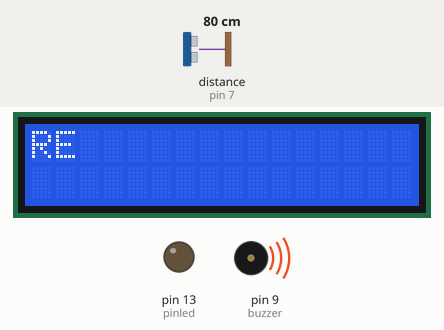
Recording of a sketch running on a simulated Arduino Uno, built with avr-gcc and run on an emulated ATmega328P. Parts: 16×2 character LCD, output pins drawn as LEDs (lit = HIGH), buzzer (waves = sounding). Wiring (inferred from the names in the program): ultrasonic range finder: trigger pin 6; echo pin 7. Inputs (shaded band) come from the test bench; at power-on: distance to the obstacle (sensor on pin 7) 80 cm. The echo pulse lasts 58.3 µs per cm; pins used as bus, display or sensor lines are not drawn; what the sketch prints to the serial monitor is not drawn.

Above: at 1.2 s.
1.3 s: distance to the obstacle (sensor on pin 7) set to 2 cm
At 1.81 s:
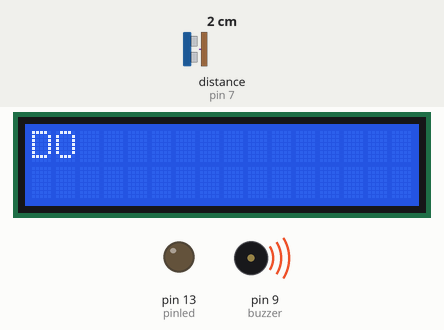
4.3 s: distance to the obstacle (sensor on pin 7) set to 4 cm
5.8 s: distance to the obstacle (sensor on pin 7) set to 120 cm
At 7.0 s:
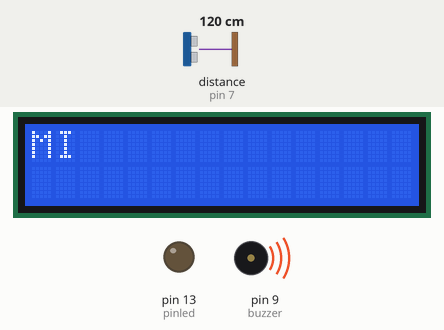
7.6 s: distance to the obstacle (sensor on pin 7) set to 250 cm
At 9.0 s:
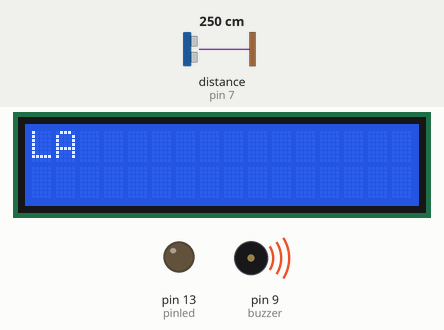
9.3 s: distance to the obstacle (sensor on pin 7) set to 299 cm
At 10.8 s:
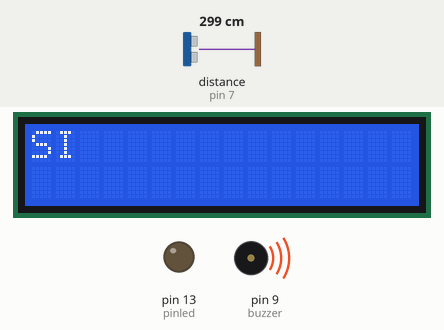
11.1 s: distance to the obstacle (sensor on pin 7) set to 187 cm
At 11.9 s:
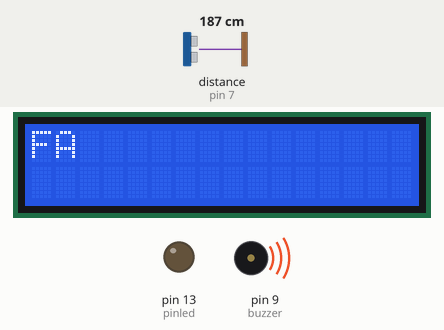
Timing chart, 0 to 13.8 s (numbered marks = the images above; inputs shaded):
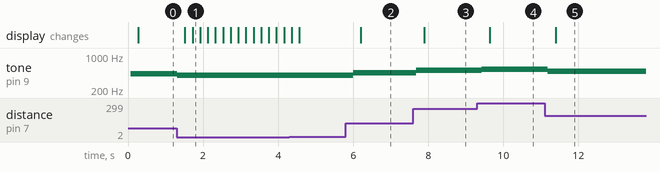

Measured:
- after the input at 1.3 s, tone on pin 9 (buzzer): 436 Hz → 400 Hz at once; the display: first changes after 0.22 s (image 1 shows a later state)
- after the input at 5.8 s, tone on pin 9 (buzzer): 400 Hz → 454 Hz after 0.19 s; the display: changes after 0.40 s (image 2)
- after the input at 7.6 s, tone on pin 9 (buzzer): 454 Hz → 514 Hz after 0.08 s; the display: changes after 0.29 s (image 3)
- after the input at 9.3 s, tone on pin 9 (buzzer): 514 Hz → 537 Hz after 0.13 s; the display: changes after 0.33 s (image 4)
- after the input at 11.1 s, tone on pin 9 (buzzer): 537 Hz → 485 Hz after 0.09 s; the display: changes after 0.29 s (image 5)

The sketch:

theremin.ino
```cpp
#include  <LiquidCrystal.h>
#define minimo 2
#define maximo 326
#define frec_min 400
#define frec_max 550
const int pinecho = 7;
const int pintrigger = 6;
const int pinled = 13;
const int buzzer = 9;

// PANTALLA LCD 16X2
// AQUI SE CONFIGURAN LOS PINES PARA LA COMUNICACION CON LA PANTALLA
LiquidCrystal lcd(12, 11, 5, 4, 3, 2);

// VARIABLES PARA CALCULOS
unsigned int tiempo, distancia;

void setup() {
  // PREPARAR LA COMUNICACION SERIAL
  Serial.begin(9600);
  // INDICAMOS QUE TENEMOS CONECTADA UNA PANTALLA DE 16X2
  lcd.begin(16, 2);
  // MOVER EL CURSOR A LA PRIMERA POSICION DE LA PANTALLA (0, 0)
  lcd.home();

  // CONFIGURAR PINES DE ENTRADA Y SALIDA
  pinMode(pinecho, INPUT);
  pinMode(pintrigger, OUTPUT);
  pinMode(13, OUTPUT);
}

void loop() {
  // ENVIAR PULSO DE DISPARO EN EL PIN "TRIGGER"
  digitalWrite(pintrigger, LOW);
  delayMicroseconds(2);
  digitalWrite(pintrigger, HIGH);
  // EL PULSO DURA AL MENOS 10 uS EN ESTADO ALTO
  delayMicroseconds(10);
  digitalWrite(pintrigger, LOW);

  // MEDIR EL TIEMPO EN ESTADO ALTO DEL PIN "ECHO" EL PULSO ES PROPORCIONAL A LA DISTANCIA MEDIDA
  tiempo = pulseIn(pinecho, HIGH);

  // LA VELOCIDAD DEL SONIDO ES DE 340 M/S O 29 MICROSEGUNDOS POR CENTIMETRO
  // DIVIDIMOS EL TIEMPO DEL PULSO ENTRE 58, TIEMPO QUE TARDA RECORRER IDA Y VUELTA UN CENTIMETRO LA ONDA SONORA
  distancia = tiempo / 58;
  Serial.print(distancia);
  float a =  map(distancia, minimo, maximo, frec_min, frec_max);
  tone(buzzer,a);
  Serial.println(" cm");
  //Serial.println(a);
  delay(200);
  LCDNote(distancia);
}

void LCDNote(int dist)
{
  lcd.clear();
  if ( 2 <= distancia && distancia <=48 )
  {
    lcd.print("DO");
  }
  if ( 49 <= distancia && distancia <= 95)
  {
  	lcd.print("RE");
  }

  if ( 96 <= distancia && distancia <= 142)
  {
  	lcd.print("MI");
  }

  if ( 143 <= distancia && distancia <= 189)
  {
  	lcd.print("FA");
  }

  if ( 190 <= distancia && distancia <= 236)
  {
  	lcd.print("SOL");
  }

  if ( 237 <= distancia && distancia <= 283)
  {
  	lcd.print("LA");
  }

  if ( 284 <= distancia && distancia <= 326)
  {
  	lcd.print("SI");
  }
}
```
